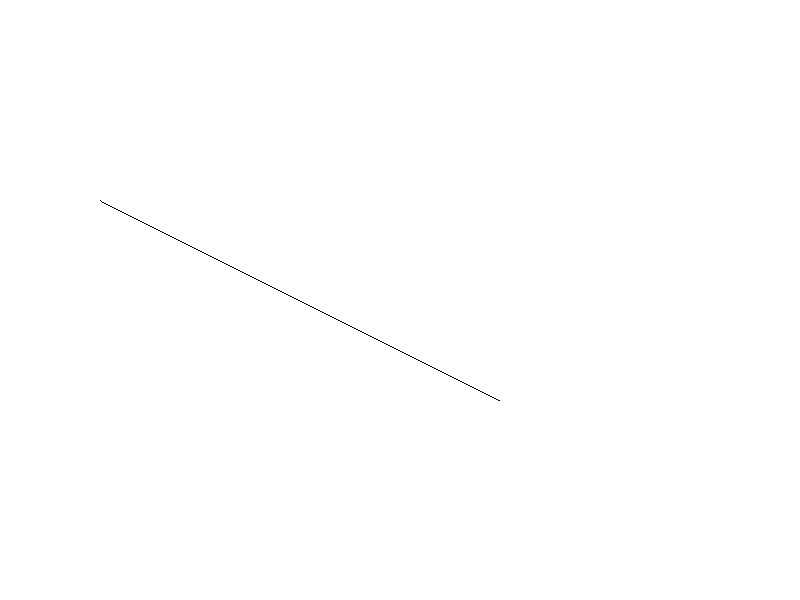
Frame 1 (no input)
Frame 60 (the mouse pressed at the canvas centre just before this capture): identical to frame 1, image omitted
Frame 120 (the mouse held since frame 60 and released just before this capture): identical to frame 1, image omitted

The Processing sketch that drew this single still picture (run headless with seeded random() and noise(); from frame 60 on, the mouse is pressed at the canvas centre):

// Processing sketch: Bressenham_Line_Generation
// ── Bressenham_Line_Generation.pde
Line line;

void setup() {
    size(800, 600);
    line = new Line(100, 200, 500, 400);
}

void draw() {
    background(255);
    line.display();
}

// ── Line.pde
class Line {

    float x1, y1, x2, y2, m;
    
    Line(float x1, float y1, float x2, float y2) {
        this.x1 = x1;
        this.y1 = y1;
        this.x2 = x2;
        this.y2 = y2;
        this.m = (float)((y2 - y1) / (x2 - x1));
        print("Slope: " + m);
    }

    void display() {
        float dx = x2 - x1, dy = y2 - y1;
        float p = 2 * dy - dx;
        for(float x = x1, y = y1; x < x2; x++) {
            set((int)x, (int)y, 0);
            p += 2 * dy;
            if(p >= 0) {
                y++;
                p -= 2 * dx;
            }
        }
    }
}
